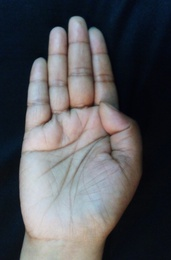
%> input picture HandContourFinding/B.jpg, 171 x 260 px, shrunk from 2213 x 3362 before the run
$ octave HandContourFind.m   (GNU Octave 9; MATLAB toolbox functions it lacks are replaced by stand-ins)
%> lines starting %> are read from the running program, lines starting %| are printed output that depends on the picture; in (x1, y1, x2, y2) boxes, pixels count from 0 and x2, y2 are one past the last pixel; in counts of white or black regions, pixels touching at a corner belong together; the program's own positions count from 1
### HandContourFinding/ResizingImage.m
function aa = ResizingImage(a)
[row,col]=size(a);
length=0;
if(row>col) length=row;
else length=col;
end
xMin=0; yMin=0; yMax=0; xMax=0; Height=0; Width=0;

flag1=1;
flag2=1;
flag3=1;
flag4=1;
for i=1:length;
    for j=1:length;
    if i<=row && j<=col && a(i,j) == 1 && flag1 == 1
        yMin=i;
        flag1=0;
    end
    if  row-(i-1)>0 && row-(i-1)<=row && j<=col && a(row-(i-1),j) == 1 && flag2 == 1
        yMax=row-(i-1);
        flag2=0;
    end

    if j<=row && i<=col && a(j,i) == 1 && flag3 == 1
        xMin=i;
        flag3=0;
        break;
    end

    if j<=row && col-(i-1)>0 && col-(i-1)<=col && a(j,col-(i-1)) == 1 && flag4 == 1
        xMax=col-(i-1);
        flag4=0;
        break;
    end

    if  flag1 == 0 && flag2 == 0 && flag3 == 0 && flag4 == 0
        break;
    end
    end

    if  flag1 == 0 && flag2 == 0 && flag3 == 0 && flag4 == 0
        break;
    end
end

 xMin=xMin-5; yMin=yMin-5; Height=(yMax-yMin)+5; Width=(xMax-xMin)+5;

aa=[xMin,yMin,Width,Height];
end

% [75 lines of commented-out code are left out]

### HandContourFinding/push_back.m
function v=push_back(aa,a)
    [row,col]=size(aa);
    aa(col+1)=a;
    v=aa;
end

### HandContourFinding/saveWhitePixelSequence.m
function [Image, ansX, ansY] = saveWhitePixelSequence(Image, startX, startY)
     Q=[]; ansX=[]; ansY=[];
     directionX= [0, 0, -1, 1, -1, -1, 1, 1]; directionY= [1, -1, 0, 0, -1, 1, 1, -1];
     ansX=push_back(ansX,startX);
     ansY=push_back(ansY,startY);
     Q=push_back(Q,startX);
     Q=push_back(Q,startY);
     Image= colorWhitePixelAt(Image,startX,startY,startX,startY);
     while ( isEmpty(Q) == 0 )
         i=Q(1);
         j=Q(2);
         Q(1)=[]; Q(1)=[];
         for k=1:8;
            q=i+directionX(k) ;
            w=j+directionY(k) ;

            if ( cheakPixelProperties(Image,q,w) == 2 )
               ansX=push_back(ansX,q);
               ansY=push_back(ansY,w);
               Image= colorWhitePixelAt(Image,q,w,i,j);
               Q=push_back(Q,q);
               Q=push_back(Q,w);
            end

         end
     end
end

### HandContourFinding/colorWhitePixelAt.m
function Image= colorWhitePixelAt(image, row, col, parentPixelRow, parentPixelCol)

% [4 lines of commented-out code are left out]
   image(row,col)=0;
  Image=image;
end

### HandContourFinding/HandContourFind.m
clc
clear all
tic;
a=imread('B.jpg');
%> a is the input picture: size 260x171x3 uint8; mean R, G, B 82.8, 83.5, 87.7
%size(a)
Count=1;
image=a;
a=rgb2gray(a);
%> a: size 260x171 uint8
[count,x]=imhist(a,9);
%> count = [15049; 7474; 1308; 1962; 3309; 7576; 6694; 1088; 0]; x = [0; 31.88; 63.75; 95.62; 127.5; 159.4; 191.2; 223.1; 255]
T=otsuthresh(count);
%> T = 0.25
a=imbinarize(a,T);
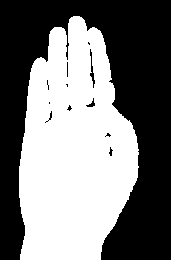
%> a: size 260x171 logical; 48.1% white; 1 white region, box (x1, y1, x2, y2) and area: (19, 16, 139, 260) 21383
a = medfilt2(a, [10 10]);
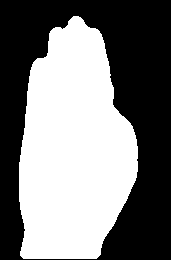
%> a: size 260x171 logical; 48.4% white; 1 white region, box (x1, y1, x2, y2) and area: (19, 16, 138, 259) 21512
a = bwmorph(a,'bridge',60);
a = bwmorph(a,'diag',60);
a1=ResizingImage(a);
%> after the loop in ResizingImage, `for i=1:length;`: flag1 = 0; xMax = 138; xMin = 20; yMax = 259; yMin = 17
%> in ResizingImage, `xMin=xMin-5`: xMin = 15
%> in ResizingImage, `yMin=yMin-5`: yMin = 12
%> in ResizingImage, `Height=(yMax-yMin)+5`: Height = 252
%> in ResizingImage, `Width=(xMax-xMin)+5`: Width = 128
%> in ResizingImage, `aa=[xMin,yMin,Width,Height];`: aa = [15 12 128 252]
%> a1 = [15 12 128 252]
a=imcrop(a,a1);
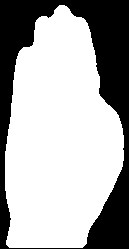
%> a: size 249x129 logical; 67% white; 1 black region, box (x1, y1, x2, y2) and area: (0, 0, 129, 249) 10609
a=imresize(a, [260 180]);
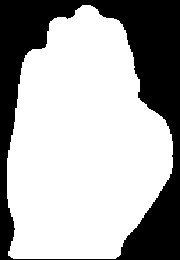
%> a: size 260x180 logical; 67% white; 1 black region, box (x1, y1, x2, y2) and area: (0, 0, 180, 260) 15439
a = edge(a,'sobel');
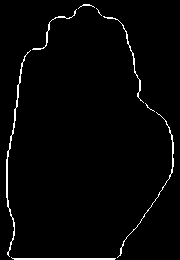
%> a: size 260x180 logical; 2.3% white in thin lines or dots
[row,col]=size(a);
%> row = 260; col = 180
image=imresize(image, [260 180]);    %  This is pre-processing part
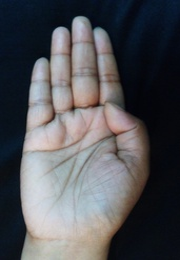
%> image: size 260x180x3 uint8; mean R, G, B 82.8, 83.5, 87.7


[row,col]=size(a);
count=0;


startX=0;
startY=0;
for i=row:-1:1;
   for j=1:col;
       if a(i,j) == 1
           count=count+1;
           image(i,j,1)=88; image(i,j,2)=46; image(i,j,3)=161;          % image is the RGB picture of the contour image(a)

           if startX == 0 && startY == 0                                  % this section is to constract image and find out the
              startX=i; startY=j;                                         % starting white pixel
           end

       else image(i,j,1)=255; image(i,j,2)=255; image(i,j,3)=255;
       end

   end
end
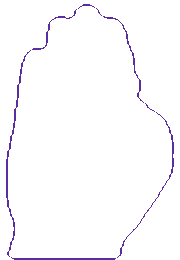
%> image: size 260x180x3 uint8; mean R, G, B 251.2, 250.2, 252.9
%> after the loop, count = 1068; startX = 260; startY = 15

loop=1;
flag=1;
ansX=[]; ansY=[];

[aa,bb,cc]=size(image);
%> aa = 260; bb = 180; cc = 3
while(flag == 1)
   [image, X, Y]=saveWhitePixelSequence(image,startX,startY);   % saveWhitePixelSequence function is to save index of contour pixels color those pixels
   [row,col]=size(X);
   [row1,col1]=size(ansX);
   for i=1:col;
      ansX(col1+i)=X(i);    % ansX is a vector which takes rows of white pixels
      ansY(col1+i)=Y(i);    % ansY is a vector which takes columns of white pixels
   end

   startX=ansX(col1+col); startY=ansY(col1+col);
  % fprintf('startX = %d      startY = %d\n',startX,startY);
   if startX == aa
       break
   end
   [startX,startY,flag]=findWhitePixel(image, startX, startY);   % if we miss the sequence of contour pixel then 'findWhitePixel'
   loop=loop+1;                                                  % function is to find the closest white pixel. This function is
end                                                              % also tells us wheather we should search for contour pixels or not.
%> this loop made 1 pass
%> (X, Y, startX, startY) on pass 1: (260, 15, 260, 15)
%> after the loop, flag = 1; loop = 1

toc
% [4 lines of commented-out code are left out]
 imshow(image);
% fprintf('count = %d    loop = %d\n',count,loop);

$ run again, with HandContourFinding/00.jpg copied over HandContourFinding/B.jpg
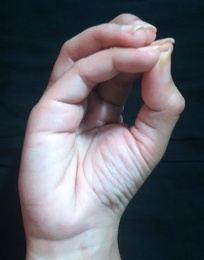
%> input picture HandContourFinding/00.jpg, 204 x 260 px, shrunk from 1539 x 1959 before the run
%> a is the input picture: size 260x204x3 uint8; mean R, G, B 97.3, 97.4, 105
%> `[count,x]=imhist(a,9);`: count = [926; 25115; 1718; 2742; 3323; 4610; 7038; 6054; 1514]; x = [0; 31.88; 63.75; 95.62; 127.5; 159.4; 191.2; 223.1; 255]
%> T = 0.375
%> `a = medfilt2(a, [10 10]);`:
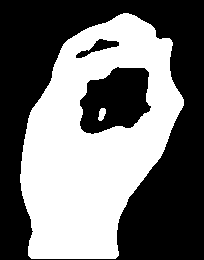
%> a: size 260x204 logical; 45.1% white; 2 white regions, box (x1, y1, x2, y2) and area: (20, 13, 184, 259) 23865, (98, 108, 106, 121) 74
%> after the loop in ResizingImage, `for i=1:length;`: flag1 = 0; xMax = 184; xMin = 22; yMax = 259; yMin = 14
%> in ResizingImage, `xMin=xMin-5`: xMin = 17
%> in ResizingImage, `yMin=yMin-5`: yMin = 9
%> Height = 255
%> Width = 172
%> in ResizingImage, `aa=[xMin,yMin,Width,Height];`: aa = [17 9 172 255]
%> after the loop `for i=row:-1:1;`:
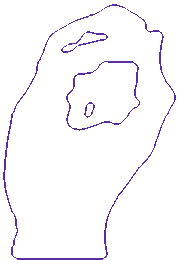
%> image: size 260x180x3 uint8; mean R, G, B 249.6, 248.2, 252
%> after the loop `for i=row:-1:1;`: count = 1516; startX = 260; startY = 18
%> the loop `while(flag == 1)` made 1 pass
%> (X, Y, startX, startY) on pass 1: (260, 18, 260, 18)
%> after the loop `while(flag == 1)`: flag = 1
